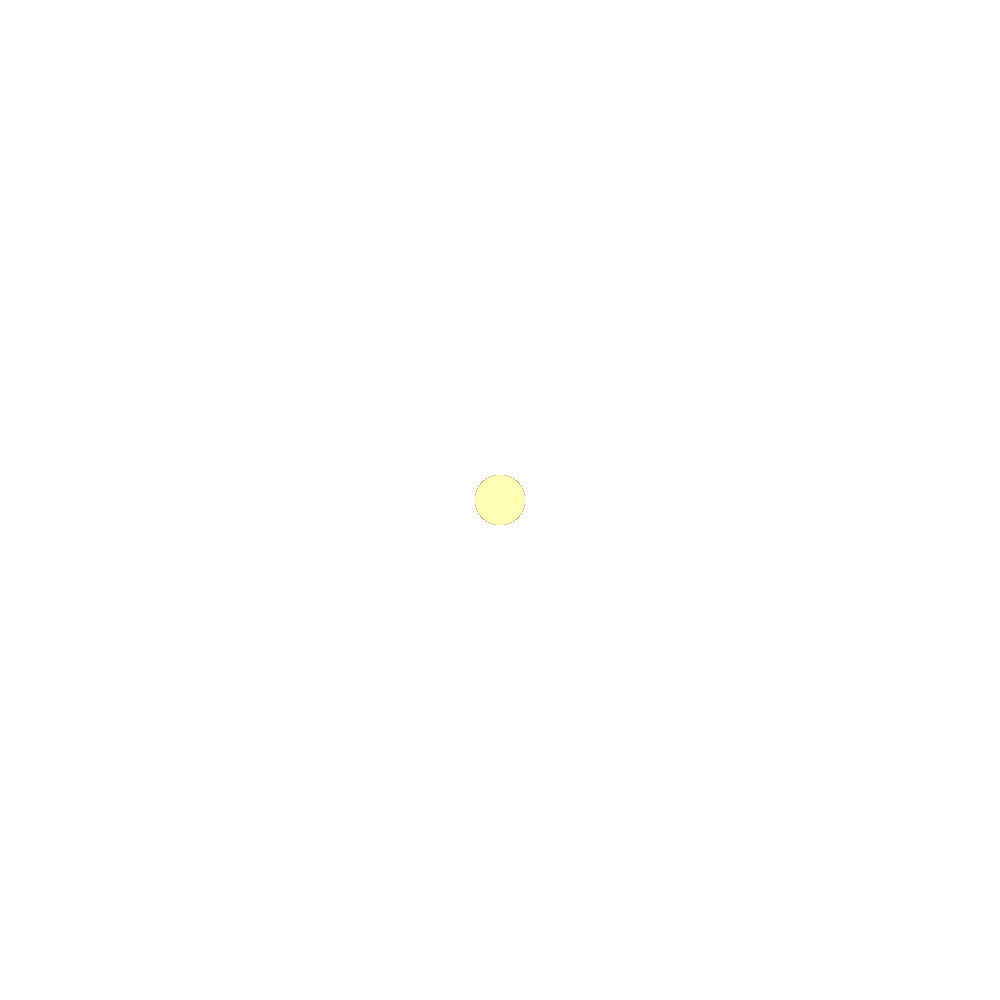
Frame 1 (no input)
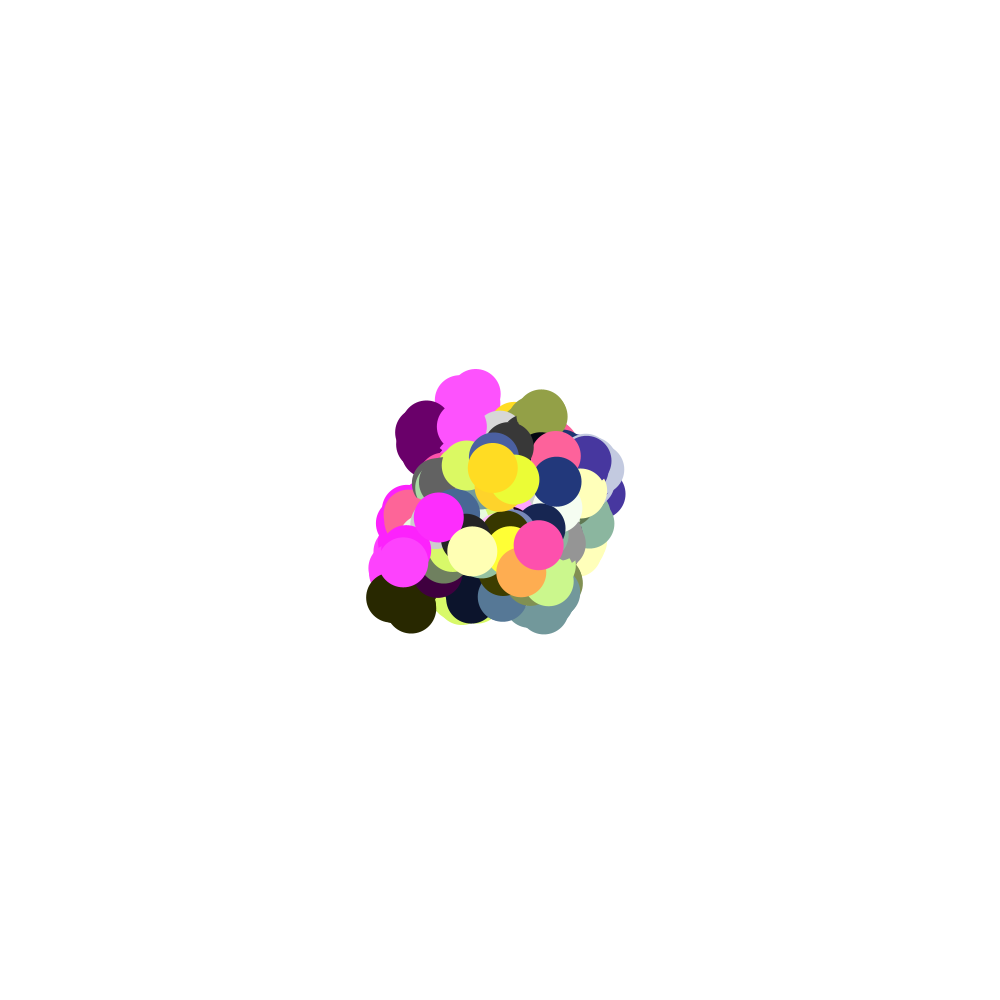
Frame 60 (the mouse pressed at the canvas centre just before this capture)
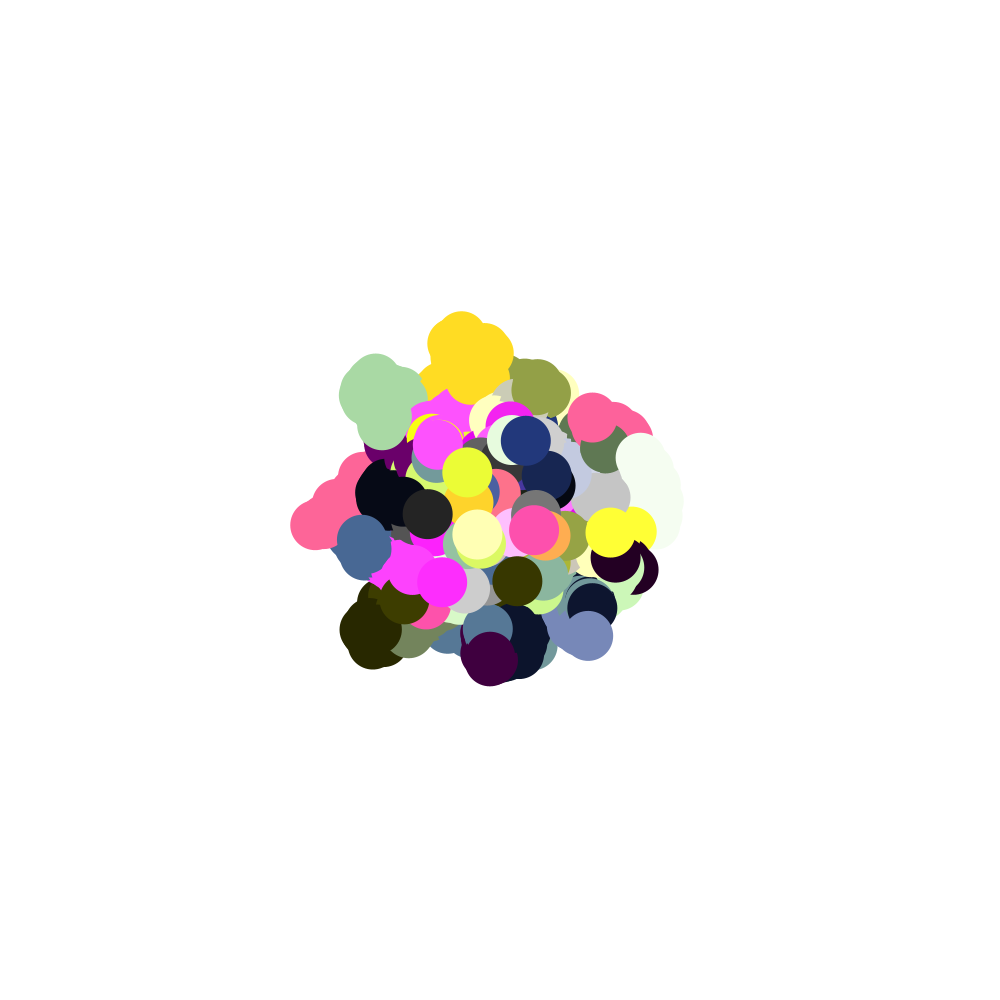
Frame 120 (the mouse held since frame 60 and released just before this capture)

The Processing sketch that drew these frames (run headless with seeded random() and noise(); from frame 60 on, the mouse is pressed at the canvas centre):

// Processing sketch: pixelArray_230306a
// ── pixelArray_230306a.pde
//tuning variables
int numCircles = 100;
color[] palette = {#FC00FC, #27418E, #C1F5A8, #FFFFFF, #000000, #FFFF00};
float diffusionSpeed = 10;

// Declare + Allocate
float[] xPositions = new float[numCircles];
float[] yPositions = new float[numCircles];
color[] colors = new color[numCircles];

void setup(){
  size(1000, 1000);
  noStroke();
  background(255);
  
  // Initialize via loop
  for(int i = 0; i < numCircles; i++){
    xPositions[i] = width / 2;
    yPositions[i] = height / 2;
    
    color c1, c2;
    c1 = palette[int(random(palette.length))];
    do{
      c2 = palette[int(random(palette.length))];
    }while(c1 == c2);
    
    colors[i] = lerpColor(c1, c2, random(0.1, 0.9));
  }
}

void draw(){
  // Usage
  for(int i = 0; i < numCircles; i++){
    // draw
    fill(colors[i]);
    circle(xPositions[i], yPositions[i], 50);
    // update/change positions
    xPositions[i] += random(-diffusionSpeed, diffusionSpeed);
    yPositions[i] += random(-diffusionSpeed, diffusionSpeed);
  }
  
}
